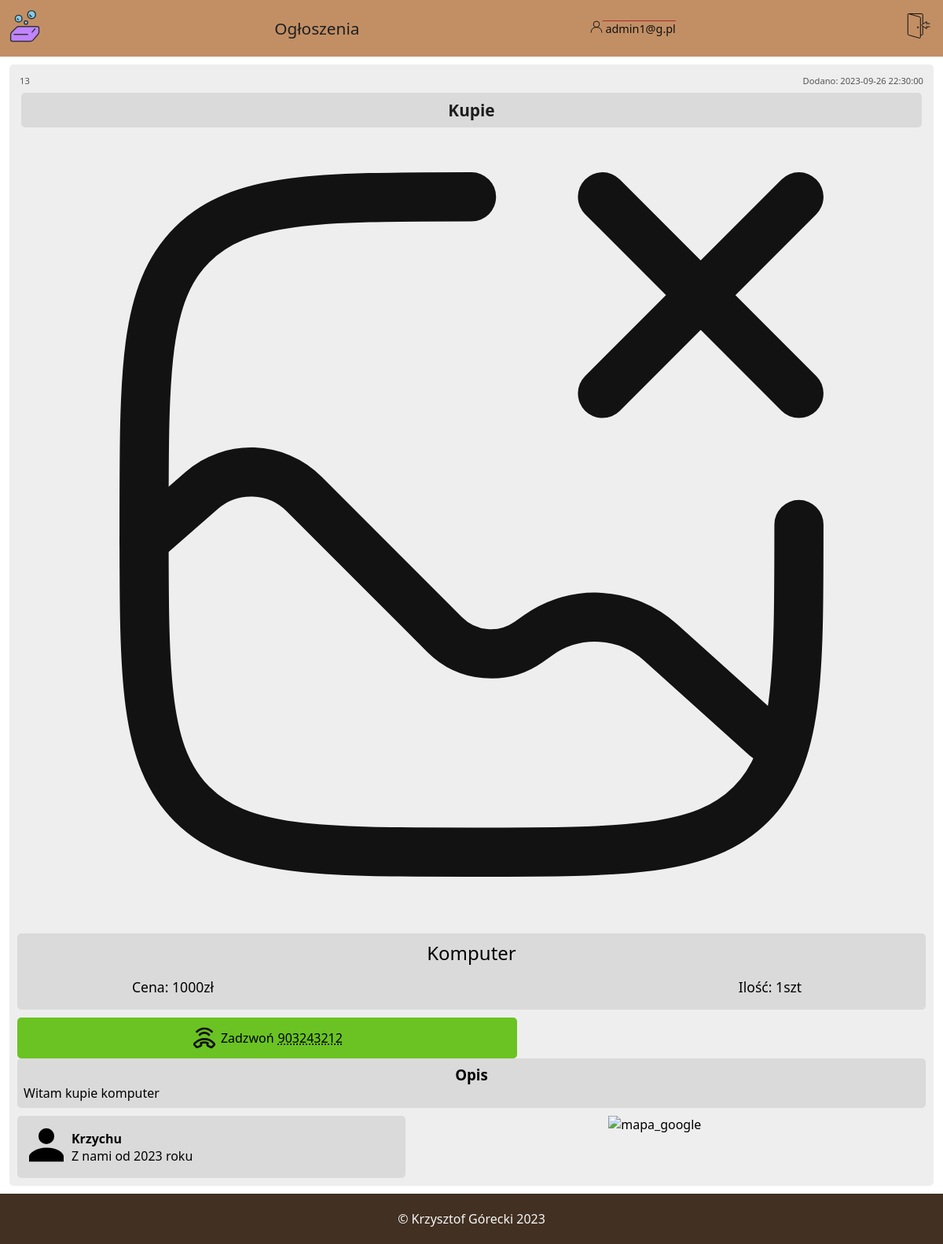
Screenshot of /ogloszenia/komputer-337332u.php (signed in) with the database file from the repository.
### tables this page shows
CREATE TABLE `ogloszenia` (
  `id_ogloszenia` int(11) NOT NULL,
  `nazwa` varchar(130) NOT NULL,
  `cena` int(11) NOT NULL,
  `ilosc` smallint(6) NOT NULL,
  `kategoria` tinyint(4) NOT NULL,
  `nr_telefonu` char(9) NOT NULL,
  `opis` text NOT NULL,
  `przypisane_konto` int(11) NOT NULL,
  `zdjecia` text DEFAULT NULL,
  `link` varchar(50) NOT NULL,
  `czas_dodania` datetime NOT NULL
);

CREATE TABLE `kategoria_ogloszenia` (
  `id_kategorii` tinyint(4) NOT NULL,
  `kategoria` varchar(50) NOT NULL
);

CREATE TABLE `konta` (
  `id_konta` int(11) NOT NULL,
  `imie` varchar(100) DEFAULT NULL,
  `email` varchar(100) NOT NULL,
  `haslo` varchar(100) NOT NULL,
  `dostep` tinyint(4) NOT NULL,
  `token` varchar(60) DEFAULT NULL,
  `data_rejestracji` datetime NOT NULL,
  `ostatnie_logowanie` datetime DEFAULT NULL
);

### ogloszenia/komputer-337332u.php (the view, shortened to what this page needs)
<?php
include_once('../laczenie_z_baza.php');
?>
<!DOCTYPE html>
<html lang="pl">
<head>
    <link rel="stylesheet" href="../style.css">
</head>
<body>
<?php include_once('../menu_nav_ogloszenie.php') ?>
<div class='contener'>
<div class='produkt_box'>
<?php
$url = $_SERVER['REQUEST_URI'];
$url = parse_url($url);
$cut_url = explode("/",$url['path']);
$url = end($cut_url);
$pytanie = "SELECT id_ogloszenia, nazwa, cena, ilosc, nr_telefonu, opis, konta.imie, konta.data_rejestracji, zdjecia, kategoria_ogloszenia.kategoria, czas_dodania
FROM ogloszenia
INNER JOIN kategoria_ogloszenia on kategoria_ogloszenia.id_kategorii = ogloszenia.kategoria
INNER JOIN konta on konta.id_konta = ogloszenia.przypisane_konto
WHERE link = ?";
$wykonaj = $conn -> prepare($pytanie);
$wykonaj -> execute([$url]);
$produkt_dane = $wykonaj -> fetch(PDO::FETCH_ASSOC);
$zdjecia = explode(",", $produkt_dane["zdjecia"]);
    echo "<div class='produkt_ident'>
        <span>$produkt_dane[id_ogloszenia]</span>
        <span>Dodano: $produkt_dane[czas_dodania]</span>
    </div>";
?>
    <div class='produkt_kategoria'>
        <?php echo ucfirst($produkt_dane["kategoria"]); ?>
    </div>
<?php
    echo "<div class='produkt_showcase'>";
    if(!empty($zdjecia[0])){
        $showcase = array();
        foreach($zdjecia as $zdjecie){
            $dodane_z = "zdjecia_ogloszen/".$zdjecie;
            array_push($showcase, $dodane_z);
        }
        echo "<button onclick='zdjecie_minus()'> < </button>";
        echo "<img id='zdjecie_produktu' src='$showcase[0]' alt='produkt'>";
        echo "<button onclick='zdjecie_plus()'> > </button>";
    }
    else{
        echo "<img src='../ikony/brak_zdjecia.svg' alt='produkt' width='90%' height='auto'>";
    }
    echo "</div>";
?>
    <div class='produkt_info'>
        <p><?php echo ucfirst($produkt_dane["nazwa"]); ?></p>
        <span>Ilość: <?php echo $produkt_dane["ilosc"]; ?>szt</span>
        <span>Cena: <?php echo $produkt_dane["cena"]; ?>zł</span>
    </div>
    <div class='produkt_zadzwon'>
        <img src="../ikony/call.svg" width='32px' height='32px'>
        <span>Zadzwoń </span>
        <span><?php echo $produkt_dane['nr_telefonu'] ?></span>
    </div>
    <div class='produkt_opis'>
        <h3>Opis</h3>
        <span><?php echo ucfirst($produkt_dane["opis"]); ?></span>
    </div>
    <div class='produkt_grupaOL'>
        <div class='produkt_ogloszeniodawca'>
            <div>
                <img src="../ikony/person.svg" alt="personIcon">
            </div>
            <div>
                <p style='font-weight: bold;'><?php echo ucfirst($produkt_dane["imie"]); ?></p>
                <p>
                <?php
                $rok = explode('-', $produkt_dane["data_rejestracji"]);
                echo "Z nami od " . $rok[0] . " roku";
                ?>
                </p>
            </div>
        </div>
        <div class='produkt_lokalizacja'>
            <img src="https://media1.giphy.com/media/wFmAaA333ZXOwTA7d8/giphy.gif?cid=ecf05e47lzv29uino41d549ae89ssj9fqt4dj6v1r28l1r8r&ep=v1_gifs_search&rid=giphy.gif&ct=g" alt="mapa_google" width='150px' heigth='auto'>
        </div>
    </div>
</div>
</div>
    <?php include_once("../footer.php") ?>
</body>
</html>

### style.css (style rules this page uses)
* { box-sizing: border-box; margin: 0; font-family: 'Segoe UI', Tahoma, Geneva, Verdana, sans-serif; }
body { overflow-x: hidden; min-height: 100vh; display: flex; flex-direction: column; }
.contener { flex: 1; margin-left: auto; margin-right: auto; padding: 10px; background-color: #eeeeee; width: 98vw; height: auto; display: flex; flex-direction: column; border-radius: 5px; }
.produkt_ident { display: flex; flex-direction: row; justify-content: space-between; font-size: 0.7rem; color: #545454; padding: 3px; }
.produkt_kategoria { text-align: center; background-color: #dadada; color: #1d1d1d; font-size: 1.3rem; font-weight: bold; border-radius: 5px; padding: 8px; margin: 5px; }
.produkt_showcase { width: 90%; margin-left: auto; margin-right: auto; display: flex; justify-content: center; }
.produkt_showcase img { text-align: center; width: 100%; max-width: 1000px; margin-left: auto; margin-right: auto; }
.produkt_info { padding: 4px; display: grid; grid-template-columns: repeat(3, 1fr); grid-template-rows: repeat(2, 1fr); grid-row-gap: 15px; text-align: center; font-size: 1.1rem; margin-top: 20px; margin-bottom: 10px; border-radius: 5px; padding: 8px; background-color: #dadada; }
.produkt_info p:nth-child(1) { font-size: 1.5rem; grid-area: 1 / 1 / 2 / 4; }
.produkt_info span:nth-child(2) { grid-area: 2 / 3 / 3 / 4; }
.produkt_opis { text-align: justify; border-radius: 5px; padding: 8px; background-color: #dadada; }
.produkt_opis h3 { text-align: center; }
.produkt_grupaOL { display: flex; flex-direction: row; margin-top: 10px; gap: 5px; }
.produkt_ogloszeniodawca { display: flex; width: 45%; min-width: 140px; flex-direction: row; align-items: center; background-color: #dadada; border-radius: 5px; padding: 5px; }
.produkt_ogloszeniodawca div img { width: 64px; height: 64px; }
.produkt_lokalizacja { width: 60%; display: flex; justify-content: center; }
.produkt_zadzwon { display: flex; flex-direction: row; width: 55%; background-color: #6ac322; border-radius: 5px; padding: 10px; align-items: center; gap: 5px; justify-content: center; }
.produkt_zadzwon span:nth-child(3) { text-decoration: #1f1f1f 1.5px underline dotted; }

### rows the page displays
ogloszenia: id_ogloszenia "13", czas_dodania "2023-09-26 22:30:00", kategoria.kategoria "Kupie", nazwa "Komputer", ilosc "1", cena "1000", nr_telefonu "903243212", opis "Witam kupie komputer", przypisane_konto.imie "Krzychu", przypisane_konto.data_rejestracji "2023"

### other values shown
$_SESSION[email] "admin1@g.pl"
